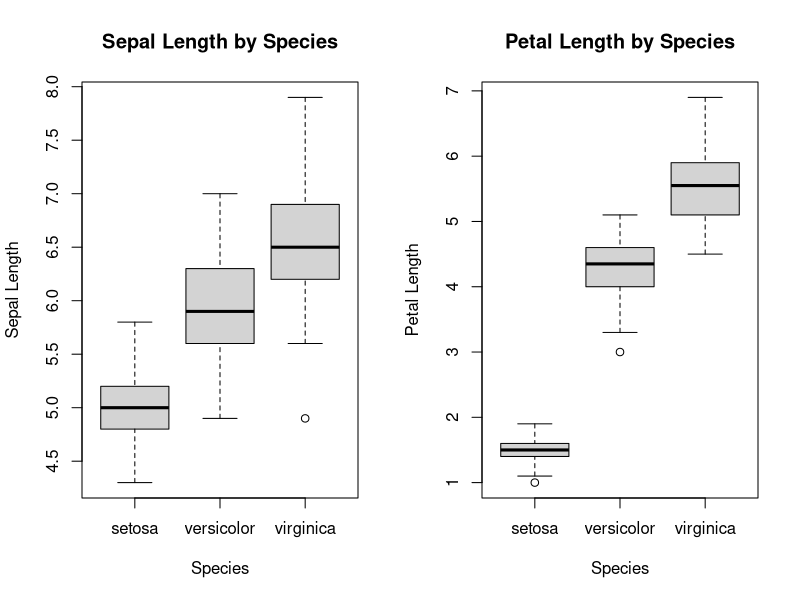
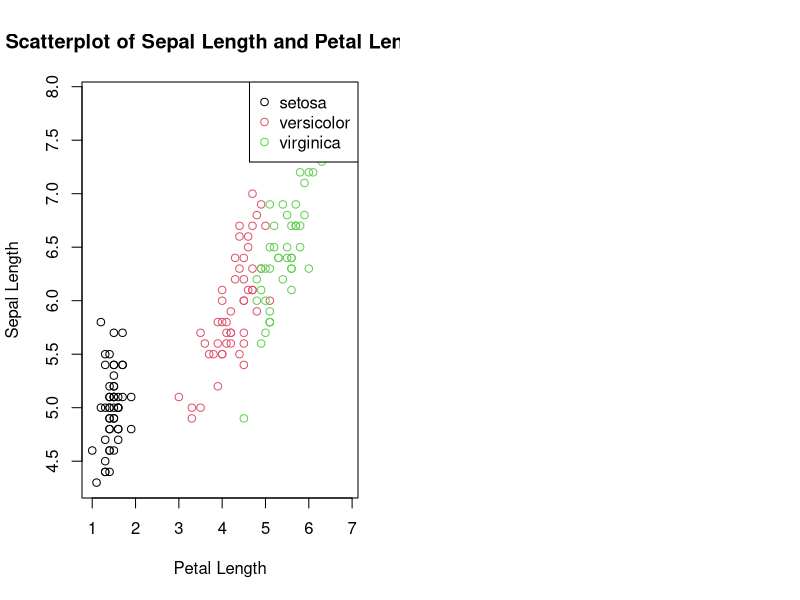

Here is the R script that generated these plots, in order: (Note: this script raises an error after producing the figures.)
#Question 1
data(iris)

par(mfrow = c(1, 2))  # 1 row, 2 columns

boxplot(Sepal.Length ~ Species, data = iris, 
        xlab = "Species", ylab = "Sepal Length", 
        main = "Sepal Length by Species")

boxplot(Petal.Length ~ Species, data = iris, 
        xlab = "Species", ylab = "Petal Length", 
        main = "Petal Length by Species")

plot(Sepal.Length ~ Petal.Length, data = iris, 
     col = iris$Species, 
     xlab = "Petal Length", ylab = "Sepal Length",
     main = "Scatterplot of Sepal Length and Petal Length")
legend("topright", legend = unique(iris$Species), col = unique(iris$Species), pch = 1)
#Question 2
flip<-function(image)
{
 image.mat<-as.array(image[,,1,])
 flip.mat<-image.mat[nrow(image.mat):1,,]
 flipimage<-as.cimg(flip.mat)
 return(flipimage)
}
#question 5
calc<-function(i,n)
{
  if(i==x)
  {
    return(i/100)
  }
  else 
    return(i/100+(1-i/100)*calc(i+1,n))
}
prob=calc(1,12)
#we see that on (1+12)th day the probability goes over 50% to get half pill, hence we get 13 as the answer.